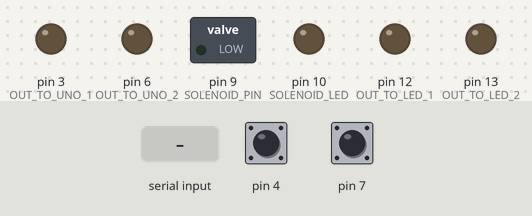
A sketch run on a simulated Arduino Uno, built for the host (arithmetic inside an expression is 32-bit, double 64-bit). On the bench: switched loads named in the sketch (green lamp = pin HIGH), output pins drawn as LEDs (lit = HIGH). The test bench sets the inputs (shaded band); at power-on: pin 4 HIGH, pin 7 HIGH. What the sketch prints to the serial monitor is not drawn.

Above: at 1.2 s.
1.3 s: "SET_TOUCH=\n" received over Serial
2.8 s: "SET_SOL=\n" received over Serial
4.3 s: "S\n" received over Serial
5.8 s: pin 4 pulled LOW for 0.15 s
At 6.5 s:
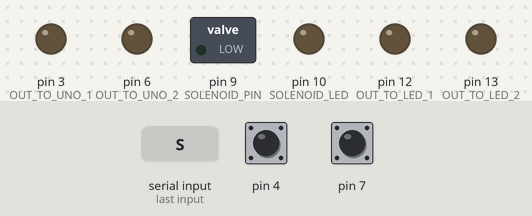
7.4 s: pin 7 pulled LOW for 0.15 s
At 7.48 s:
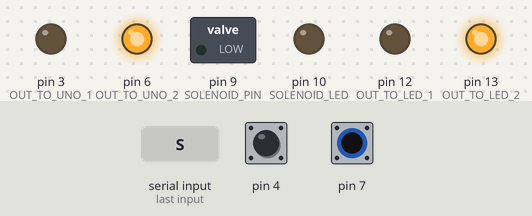
9.0 s: pin 7 pulled LOW for 3.2 s
At 13.1 s:
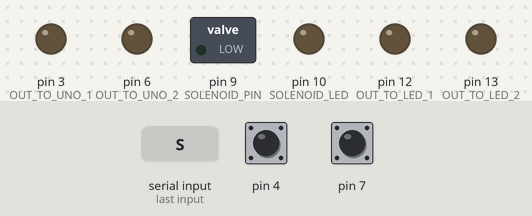
Timing chart, 0 to 14.6 s (numbered marks = the images above; inputs shaded):
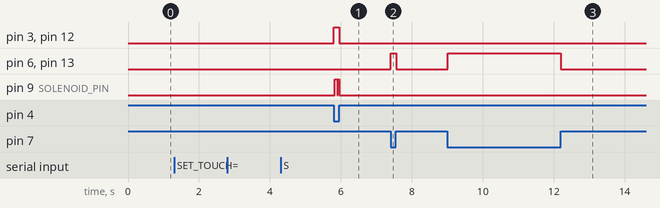

Measured:
- after the input at 5.8 s, pin 3 (OUT_TO_UNO_1), pin 12 (OUT_TO_LED_1): LOW → HIGH at once, → LOW 0.15 s later; pin 9 (SOLENOID_PIN): alternates HIGH for 0.06 s and LOW for 0.01 s, 4 changes in all, then stays LOW, starting at once
- after the input at 7.4 s, pin 6 (OUT_TO_UNO_2), pin 13 (OUT_TO_LED_2): LOW → HIGH at once, → LOW 0.16 s later
- after the input at 9.0 s, pin 6 (OUT_TO_UNO_2), pin 13 (OUT_TO_LED_2): LOW → HIGH at once, → LOW 3.2 s later

The sketch:

py_int_2_sensor_Aug13_depricateUsesStringSerialInput.ino
```cpp
#include <CapacitiveSensor.h>
//maybe i should add lines to prevent solenoid from opening when sensor 2 is active (mouse holding spout)
const long BAUD = 115200;
bool arduino_doing_things = false;
// Define the send and receive pins for the capacitive sensors
//BAR_1 = SENSOR_VALUE_1
const int SENSOR_SEND_1 = 2;
const int SENSOR_RECEIVE_1 = 4;
//LICK_2 = SENSOR_VALUE_2
const int SENSOR_SEND_2 = 5;
const int SENSOR_RECEIVE_2 = 7;
//solenoid
const int SOLENOID_PIN = 9;
const int SOLENOID_LED = 10;
// Create a CapacitiveSensor object
CapacitiveSensor capSensor_1 = CapacitiveSensor(SENSOR_SEND_1, SENSOR_RECEIVE_1);
CapacitiveSensor capSensor_2 = CapacitiveSensor(SENSOR_SEND_2, SENSOR_RECEIVE_2);
// initialize sensor values
long sensorValue_1 = 0;
long sensorValue_2 = 0;
//only one LED rn
const int OUT_TO_LED_1 = 12;
const int OUT_TO_LED_2 = 13;
//digital output to analog input on uno
const int OUT_TO_UNO_1 = 3;
const int OUT_TO_UNO_2 = 6;
//how are prev_center and thresh_center determined? and should they be set independently (probably yes)
int prev_center_1 = 0;
const int threshold_center_1 = 20;
int prev_center_2 = 0;
const int threshold_center_2 = 20;

//for bar touch sensing
bool touch_active = false;
unsigned long touch_start_time = 0;
unsigned long touch_duration = 0;
int set_touch_duration = 1000;
//for opening solenoid
bool sol_open = false;
unsigned long sol_start_time = 0;
unsigned long sol_duration = 0;
int set_sol_duration = 20;
//for solenoid pin status check
int pinState = 0;
void setup() {
  // Initialize the OUT_CENTER pin as an output
  pinMode(OUT_TO_LED_1, OUTPUT);
  pinMode(OUT_TO_LED_2, OUTPUT);
  pinMode(OUT_TO_UNO_1, OUTPUT);
  pinMode(OUT_TO_UNO_2, OUTPUT);
  pinMode(SOLENOID_PIN, OUTPUT);
  pinMode(SOLENOID_LED, OUTPUT);
  digitalWrite(SOLENOID_PIN, LOW);
  digitalWrite(SOLENOID_LED, LOW);
  // Initialize serial communication
  Serial.begin(BAUD);

  // Optional: set the capacitive sensor to use a higher resolution measurement
  capSensor_1.set_CS_AutocaL_Millis(0xFFFFFFFF);
  capSensor_2.set_CS_AutocaL_Millis(0xFFFFFFFF);
}

void loop() {
  //check for start, stop commands from python
  //set state as arduino_doing_things (run it) or not (dont run script)
  if (Serial.available()>0){
    //char command = Serial.read(); //original, can use when only sending letter commands.
    String command = Serial.readStringUntil('\n');  // Read the command until a newline character
    command.trim();  // Remove any extra whitespace
    if (command == 'S'){
      arduino_doing_things = true;
      Serial.println("Arduino doing things, Arduino started");
      Serial.println("default touch duration: " + String(set_touch_duration) + "ms");
      Serial.println("default solenoid open for " + String(set_sol_duration) + "ms");
    } else if (command == 'X'){
      arduino_doing_things = false;
      Serial.println("Arduino not doing things, Arduino stopped");
    } else if (command.startsWith("SET_TOUCH=")){ //takes string starting from position 10 on
      set_touch_duration = command.substring(10).toInt();
      Serial.println("Touch duration updated to " + String(set_touch_duration) + " ms");
    } else if (command.startsWith("SET_SOL=")){ //takes string starting from position 8 on
      set_sol_duration = command.substring(8).toInt();
      Serial.println("Solenoid open duration updated to " + String(set_sol_duration) + " ms");
    }
  }

  if(arduino_doing_things){
    // Perform the capacitive sensing (30 samples) //why 30 and at what rate??
    sensorValue_1 = capSensor_1.capacitiveSensor(30);
    sensorValue_2 = capSensor_2.capacitiveSensor(30);
    // Low pass filter
    sensorValue_1 = 0.9 * prev_center_1 + 0.1 * sensorValue_1;
    prev_center_1 = 0;
    sensorValue_2 = 0.9 * prev_center_2 + 0.1 * sensorValue_2;
    prev_center_2 = 0;
    //print to serial monitor
    Serial.print("bar: ");
    Serial.println(sensorValue_1);
    Serial.print("lick: ");
    Serial.println(sensorValue_2);

    //REPORTER LED. check if sensor>threshold.
    //light up LED if signal detected for sensor 1 or 2.
    //send analog input to UNO for solenoid control (sep arduino necessary because of delay statements)
    if (sensorValue_1 > threshold_center_1) {
        digitalWrite(OUT_TO_LED_1, HIGH);
        digitalWrite(OUT_TO_UNO_1, HIGH);
      } else {
        digitalWrite(OUT_TO_LED_1, LOW);
        digitalWrite(OUT_TO_UNO_1, LOW);
      }
      if (sensorValue_2 > threshold_center_2) {
        digitalWrite(OUT_TO_LED_2, HIGH);
        digitalWrite(OUT_TO_UNO_2, HIGH);
      } else {
        digitalWrite(OUT_TO_LED_2, LOW);
        digitalWrite(OUT_TO_UNO_2, LOW);
      }//END REPORTER LED.
  //break *
      //BAR(SENSOR_1)DETECTION
      if (sensorValue_1 > threshold_center_1){
        if (!touch_active){ //one time measurement of touch_start_time per event
          touch_active=true;
          touch_start_time=millis();
        }
        //only measure touch_duration during active touch
        touch_duration = millis()-touch_start_time;
        if (touch_duration>set_touch_duration){
          //open solenoid
          digitalWrite(SOLENOID_PIN,HIGH);
          sol_start_time = millis();
          sol_open = true;
          Serial.println("Solenoid Activated");
          //reset touch sensor(1/bar) timer
          touch_start_time = millis();//necessary
          touch_duration=0;//not necessary (touch duration redefined each iteration of loop)
        }
      } else{
        if (touch_active){
          touch_active=false;
          touch_duration=0;
        }
      }
      //for checking solenoid pin state, delete later
      pinState = digitalRead(SOLENOID_PIN);
      Serial.println (pinState);
      sol_duration = millis()-sol_start_time;
      if ((sol_open)&&(sol_duration>set_sol_duration)){
        //turn off solenoid pin/led
        digitalWrite(SOLENOID_PIN,LOW);
        sol_open=false;
        //reset solenoid timer
        sol_start_time = millis();
        sol_duration=0;
      }
      //breal *
      // Short delay before the next loop iteration
      delay(5);
  }
}
```
